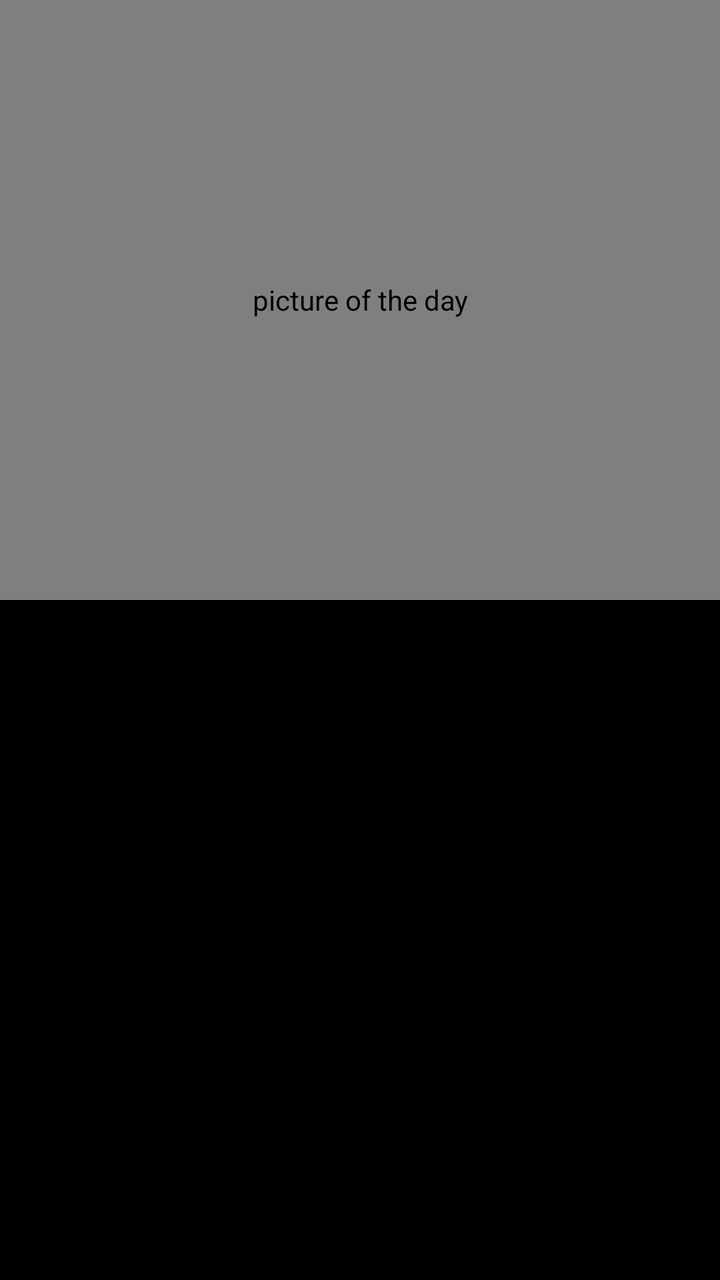
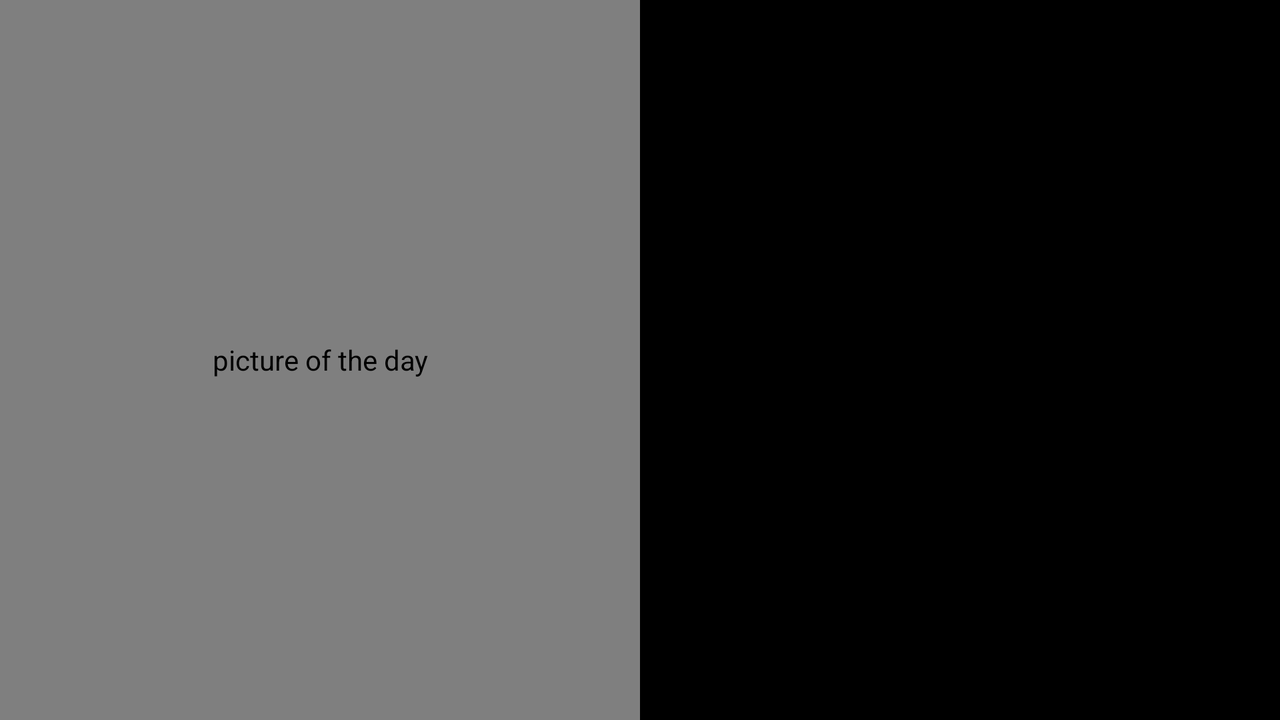

An Android layout and its configuration variant, each rendered on a device that would load it. The default file and the variant file are quoted in full after the pictures.
<!-- AndroidManifest.xml: application theme AppTheme -->
<!-- res/layout/fragment_apod.xml -->
<?xml version="1.0" encoding="utf-8"?>
<androidx.constraintlayout.widget.ConstraintLayout xmlns:android="http://schemas.android.com/apk/res/android"
    xmlns:app="http://schemas.android.com/apk/res-auto"
    xmlns:tools="http://schemas.android.com/tools"
    android:layout_width="match_parent"
    android:layout_height="match_parent"
    android:background="#000000"
    tools:context=".ui.detail.ApodFragment">

    <com.github.chrisbanes.photoview.PhotoView
        android:id="@+id/apod_iv"
        android:layout_width="0dp"
        android:layout_height="300dp"
        android:adjustViewBounds="true"
        android:contentDescription="@string/apod_cd"
        android:scaleType="centerInside"
        app:layout_constraintEnd_toEndOf="parent"
        app:layout_constraintStart_toStartOf="parent"
        app:layout_constraintTop_toTopOf="parent"
        tools:src="@tools:sample/backgrounds/scenic" />
z
    <androidx.core.widget.NestedScrollView
        android:layout_width="0dp"
        android:layout_height="0dp"
        android:fillViewport="true"
        app:layout_constraintBottom_toBottomOf="parent"
        app:layout_constraintEnd_toEndOf="parent"
        app:layout_constraintStart_toStartOf="parent"
        app:layout_constraintTop_toBottomOf="@+id/apod_iv">

        <LinearLayout
            android:layout_width="match_parent"
            android:layout_height="wrap_content"
            android:orientation="vertical">

            <TextView
                android:id="@+id/date_tv"
                android:layout_width="match_parent"
                android:layout_height="wrap_content"
                android:layout_marginStart="@dimen/dimen_16dp"
                android:layout_marginTop="@dimen/dimen_16dp"
                android:layout_marginEnd="@dimen/dimen_16dp"
                android:textColor="@android:color/white"
                android:textSize="@dimen/dimen_16sp" />

            <TextView
                android:id="@+id/title_tv"
                android:layout_width="match_parent"
                android:layout_height="wrap_content"
                android:layout_marginStart="@dimen/dimen_16dp"
                android:layout_marginTop="@dimen/dimen_16dp"
                android:layout_marginEnd="@dimen/dimen_16dp"
                android:textColor="@android:color/white"
                android:textSize="@dimen/dimen_16sp" />

            <TextView
                android:id="@+id/copyright_tv"
                android:layout_width="match_parent"
                android:layout_height="wrap_content"
                android:layout_marginStart="@dimen/dimen_16dp"
                android:layout_marginTop="@dimen/dimen_16dp"
                android:layout_marginEnd="@dimen/dimen_16dp"
                android:textColor="@android:color/white"
                android:textSize="@dimen/dimen_16sp" />

            <TextView
                android:id="@+id/explain_tv"
                android:layout_width="match_parent"
                android:layout_height="wrap_content"
                android:layout_marginStart="@dimen/dimen_16dp"
                android:layout_marginTop="@dimen/dimen_16dp"
                android:layout_marginEnd="@dimen/dimen_16dp"
                android:layout_marginBottom="@dimen/dimen_16dp"
                android:textColor="@android:color/white"
                android:textSize="@dimen/dimen_16sp" />
        </LinearLayout>
    </androidx.core.widget.NestedScrollView>
</androidx.constraintlayout.widget.ConstraintLayout>
<!-- resources referenced by this layout -->
<resources>
  <dimen name="dimen_16dp">16dp</dimen>
  <dimen name="dimen_16sp">16sp</dimen>
  <string name="apod_cd">picture of the day</string>
  <style name="AppTheme" parent="Theme.AppCompat.Light.DarkActionBar">
          
          <item name="colorPrimary">@color/colorPrimary</item>
          <item name="colorPrimaryDark">@color/colorPrimaryDark</item>
          <item name="colorAccent">@color/colorAccent</item>
          <item name="android:windowBackground">@color/colorPrimaryDark</item>
      </style>
  <color name="colorPrimary">#2d5986</color>
  <color name="colorPrimaryDark">#0088cc</color>
  <color name="colorAccent">#b30000</color>
</resources>
<!-- res/layout-land/fragment_apod.xml (the repository's variant of the layout above) -->
<!-- drawn on the phone turned sideways -->
<?xml version="1.0" encoding="utf-8"?>
<androidx.constraintlayout.widget.ConstraintLayout xmlns:android="http://schemas.android.com/apk/res/android"
    xmlns:app="http://schemas.android.com/apk/res-auto"
    xmlns:tools="http://schemas.android.com/tools"
    android:layout_width="match_parent"
    android:layout_height="match_parent"
    android:background="#000000"
    tools:context=".ui.detail.ApodFragment">

    <com.github.chrisbanes.photoview.PhotoView
        android:id="@+id/apod_iv"
        android:layout_width="0dp"
        android:layout_height="0dp"
        android:adjustViewBounds="true"
        android:contentDescription="@string/apod_cd"
        android:scaleType="centerInside"
        app:layout_constraintBottom_toBottomOf="parent"
        app:layout_constraintEnd_toStartOf="@+id/guideline2"
        app:layout_constraintStart_toStartOf="parent"
        app:layout_constraintTop_toTopOf="parent"
        tools:src="@tools:sample/backgrounds/scenic" />

    <androidx.core.widget.NestedScrollView
        android:layout_width="0dp"
        android:layout_height="0dp"
        android:fillViewport="true"
        app:layout_constraintBottom_toBottomOf="parent"
        app:layout_constraintEnd_toEndOf="parent"
        app:layout_constraintStart_toEndOf="@id/guideline2"
        app:layout_constraintTop_toTopOf="parent">

        <LinearLayout
            android:layout_width="match_parent"
            android:layout_height="wrap_content"
            android:orientation="vertical">

            <TextView
                android:id="@+id/date_tv"
                android:layout_width="match_parent"
                android:layout_height="wrap_content"
                android:layout_marginStart="@dimen/dimen_16dp"
                android:layout_marginTop="@dimen/dimen_16dp"
                android:layout_marginEnd="@dimen/dimen_16dp"
                android:textColor="@android:color/white"
                android:textSize="@dimen/dimen_16sp" />

            <TextView
                android:id="@+id/title_tv"
                android:layout_width="match_parent"
                android:layout_height="wrap_content"
                android:layout_marginStart="@dimen/dimen_16dp"
                android:layout_marginTop="@dimen/dimen_16dp"
                android:layout_marginEnd="@dimen/dimen_16dp"
                android:textColor="@android:color/white"
                android:textSize="@dimen/dimen_16sp" />

            <TextView
                android:id="@+id/copyright_tv"
                android:layout_width="match_parent"
                android:layout_height="wrap_content"
                android:layout_marginStart="@dimen/dimen_16dp"
                android:layout_marginTop="@dimen/dimen_16dp"
                android:layout_marginEnd="@dimen/dimen_16dp"
                android:textColor="@android:color/white"
                android:textSize="@dimen/dimen_16sp" />

            <TextView
                android:id="@+id/explain_tv"
                android:layout_width="match_parent"
                android:layout_height="wrap_content"
                android:layout_marginStart="@dimen/dimen_16dp"
                android:layout_marginTop="@dimen/dimen_16dp"
                android:layout_marginEnd="@dimen/dimen_16dp"
                android:layout_marginBottom="@dimen/dimen_16dp"
                android:textColor="@android:color/white"
                android:textSize="@dimen/dimen_16sp" />
        </LinearLayout>
    </androidx.core.widget.NestedScrollView>

    <androidx.constraintlayout.widget.Guideline
        android:id="@+id/guideline2"
        android:layout_width="wrap_content"
        android:layout_height="wrap_content"
        android:orientation="vertical"
        app:layout_constraintGuide_percent="0.5" />
</androidx.constraintlayout.widget.ConstraintLayout>
